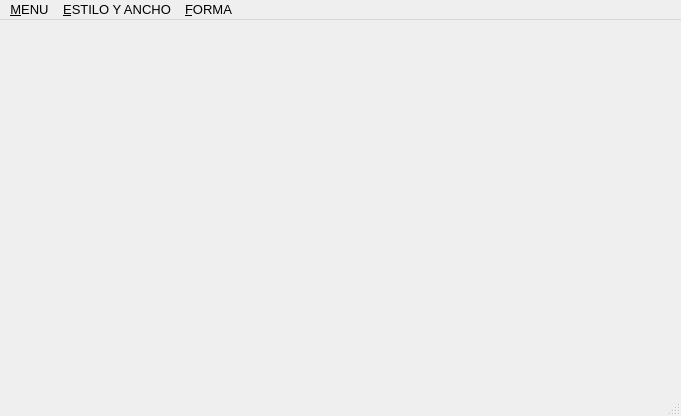
<?xml version="1.0" encoding="UTF-8"?>
<ui version="4.0">
 <class>Principal</class>
 <widget class="QMainWindow" name="Principal">
  <property name="enabled">
   <bool>true</bool>
  </property>
  <property name="geometry">
   <rect>
    <x>0</x>
    <y>0</y>
    <width>681</width>
    <height>416</height>
   </rect>
  </property>
  <property name="font">
   <font>
    <pointsize>10</pointsize>
    <weight>50</weight>
    <bold>false</bold>
   </font>
  </property>
  <property name="mouseTracking">
   <bool>false</bool>
  </property>
  <property name="windowTitle">
   <string>THE COLORING</string>
  </property>
  <property name="windowIcon">
   <iconset resource="iconomenu.qrc">
    <normaloff>:/new/prefix1/Recursos/art-and-design.png</normaloff>:/new/prefix1/Recursos/art-and-design.png</iconset>
  </property>
  <widget class="QWidget" name="centralwidget"/>
  <widget class="QMenuBar" name="menubar">
   <property name="geometry">
    <rect>
     <x>0</x>
     <y>0</y>
     <width>681</width>
     <height>23</height>
    </rect>
   </property>
   <widget class="QMenu" name="menu_Menu">
    <property name="title">
     <string>&amp;MENU</string>
    </property>
    <addaction name="actionNuevo"/>
    <addaction name="actionGuardar"/>
    <addaction name="separator"/>
    <addaction name="actionSalir"/>
   </widget>
   <widget class="QMenu" name="menu_Estilo">
    <property name="title">
     <string>&amp;ESTILO Y ANCHO</string>
    </property>
    <addaction name="actionColor"/>
    <addaction name="actionAncho"/>
    <addaction name="separator"/>
   </widget>
   <widget class="QMenu" name="menu_Forma">
    <property name="title">
     <string>&amp;FORMA</string>
    </property>
    <addaction name="actionLibre"/>
    <addaction name="actionLineas"/>
    <addaction name="actionCircunferencia"/>
    <addaction name="actionRectangulos"/>
   </widget>
   <addaction name="menu_Menu"/>
   <addaction name="menu_Estilo"/>
   <addaction name="menu_Forma"/>
  </widget>
  <widget class="QStatusBar" name="statusbar"/>
  <action name="actionNuevo">
   <property name="text">
    <string>NUEVO</string>
   </property>
  </action>
  <action name="actionGuardar">
   <property name="text">
    <string>GUARDAR</string>
   </property>
  </action>
  <action name="actionSalir">
   <property name="icon">
    <iconset resource="iconomenu.qrc">
     <normaloff>:/new/prefix1/Recursos/cancelar.png</normaloff>:/new/prefix1/Recursos/cancelar.png</iconset>
   </property>
   <property name="text">
    <string>SALIR</string>
   </property>
  </action>
  <action name="actionColor">
   <property name="icon">
    <iconset resource="iconomenu.qrc">
     <normaloff>:/new/prefix1/Recursos/lapices-de-colores.png</normaloff>:/new/prefix1/Recursos/lapices-de-colores.png</iconset>
   </property>
   <property name="text">
    <string>COLOR</string>
   </property>
  </action>
  <action name="actionAncho">
   <property name="icon">
    <iconset resource="iconomenu.qrc">
     <normaloff>:/new/prefix1/Recursos/espesor.png</normaloff>:/new/prefix1/Recursos/espesor.png</iconset>
   </property>
   <property name="text">
    <string>ANCHO</string>
   </property>
  </action>
  <action name="actionLibre">
   <property name="icon">
    <iconset resource="iconomenu.qrc">
     <normaloff>:/new/prefix1/Recursos/estilo-de-pelo.png</normaloff>:/new/prefix1/Recursos/estilo-de-pelo.png</iconset>
   </property>
   <property name="text">
    <string>Estilo Libre</string>
   </property>
  </action>
  <action name="actionLineas">
   <property name="icon">
    <iconset resource="iconomenu.qrc">
     <normaloff>:/new/prefix1/Recursos/linea.png</normaloff>:/new/prefix1/Recursos/linea.png</iconset>
   </property>
   <property name="text">
    <string>Línea</string>
   </property>
  </action>
  <action name="actionRectangulos">
   <property name="icon">
    <iconset resource="iconomenu.qrc">
     <normaloff>:/new/prefix1/Recursos/rectangulo.png</normaloff>:/new/prefix1/Recursos/rectangulo.png</iconset>
   </property>
   <property name="text">
    <string>Rectangulo</string>
   </property>
  </action>
  <action name="actionCircunferencia">
   <property name="icon">
    <iconset resource="iconomenu.qrc">
     <normaloff>:/new/prefix1/Recursos/circulo.png</normaloff>:/new/prefix1/Recursos/circulo.png</iconset>
   </property>
   <property name="text">
    <string>Circunferencia</string>
   </property>
  </action>
 </widget>
 <resources>
  <include location="iconomenu.qrc"/>
 </resources>
 <connections/>
</ui>
